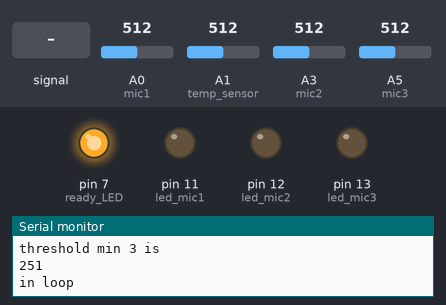
Recording of a sketch running on a simulated Arduino Uno, built with avr-gcc and run on an emulated ATmega328P. Shown: output pins drawn as LEDs (lit = HIGH), the last lines printed to the serial monitor. The inputs (shaded band) are chosen by the test bench; at power-on: A0 (mic1) = 512, A1 (temp_sensor) = 512, A3 (mic2) = 512, A5 (mic3) = 512.

Above: at 3.3 s.
3.4 s: A0 (mic1) fed a 200 Hz sine of ±460 counts around its level
At 4.6 s:
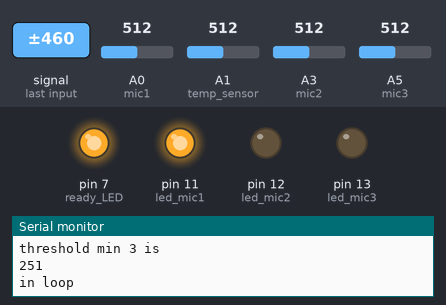
4.9 s: A3 (mic2) fed a 200 Hz sine of ±460 counts around its level
At 5.9 s:
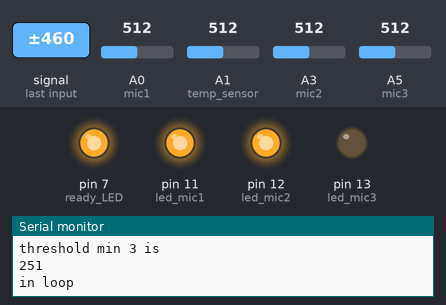
6.4 s: A5 (mic3) fed a 200 Hz sine of ±460 counts around its level
At 7.1 s:
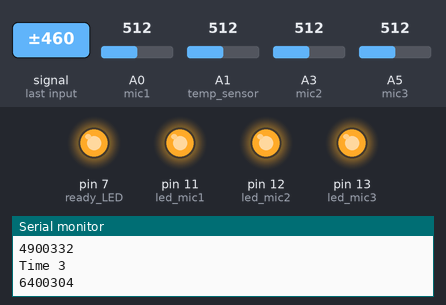
Timing chart, 0 to 9.4 s (numbered marks = the images above; inputs shaded):
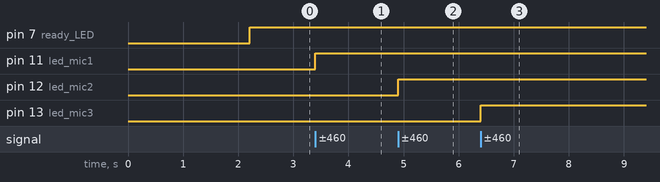

The sketch:

micTimeTest.ino
```cpp
#define cbi(sfr, bit) (_SFR_BYTE(sfr) &= ~_BV(bit))     //included for seting prescale to 16 resulting in 77khz cycle time for ADC conversion
#define sbi(sfr, bit)
///// variables to set thresholds levels
//int Max1 = 0;
//int Max2 = 0;
//int Max3 = 0;
int mic1Arr[10];
int mic2Arr[10];
int mic3Arr[10];
int mic1Val = 0;
int mic2Val = 0;
int mic3Val = 0;
int temperatureArr[10];
float temperatureVal = 0;
int initialVal1 = 0;
int initialVal2 = 0;
int initialVal3 = 0;
///// initializing timing and sampling variables
unsigned long time1 = 0;
unsigned long time2 = 0;
unsigned long time3 = 0;
int mic1 = 0;
int mic2 = 0;
int mic3 = 0;
int doneFlag;
int mic1Flag = 0;
int mic2Flag = 0;
int mic3Flag = 0;
int thresholdMax1 = 0;
int thresholdMax2 = 0;
int thresholdMax3 = 0;
int thresholdMin1 = 0;
int thresholdMin2 = 0;
int thresholdMin3 = 0;
float thresholdSetting = 0;


void setup() {
  // set prescale to 16
  sbi(ADCSRA,ADPS2) ;
  cbi(ADCSRA,ADPS1) ;
  cbi(ADCSRA,ADPS0) ;
  Serial.begin(9600);
  pinMode(A0, INPUT); //mic1
  pinMode(A1, INPUT); //temp sensor
  pinMode(A2, INPUT);
  pinMode(A3, INPUT); //mic2
  pinMode(A5, INPUT); //mic3
  pinMode(7, OUTPUT); //ready LED
  pinMode(11, OUTPUT); //led mic1
  pinMode(12, OUTPUT); //led mic2
  pinMode(13, OUTPUT);//led mic3
//  for (int i=0; i <1000; i++){
//    initialVal1 = analogRead(0);
//    initialVal2 = analogRead(3);
//    initialVal3 = analogRead(5);
//    if (initialVal1 > Max1){
//      Max1 = initialVal1;
//      Serial.println(Max1);
//      Serial.println("max 1");
//    }
//    if (initialVal2 > Max2){
//      Max2 = initialVal2;
//      Serial.println(Max2);
//      Serial.println("max 2");
//    }
//    if (initialVal3 > Max3){
//      Max3 = initialVal3;
//      Serial.println(Max3);
//      Serial.println("max 3");
//    }
//  }
  for(int a = 0; a<10; a++){
    mic1Arr[a] = analogRead(0);
    delay(50);
    }
  for(int b=0 ;b<10; b++){
    mic1Val = mic1Val+mic1Arr[b];
    }
  /////////////////////////////////////////////////////////////fill mic1 array and sum mic1 values to use to calculate average
  for(int c = 0; c<10; c++){
    mic2Arr[c] = analogRead(3);
    delay(50);
    }
  for(int d=0 ;d<10; d++){
    mic2Val = mic2Val + mic2Arr[d];
    }
   /////////////////////////////////////////////////////////////fill mic2 array and sum mic2 values to use to calculate average
  for(int e = 0; e<10; e++){
    mic3Arr[e] = analogRead(5);
    delay(50);
    }
  for(int f=0;f<10; f++){
    mic3Val = mic3Val + mic3Arr[f];
    }
  /////////////////////////////////////////////////////////////fill mic3 array and sum mic3 values to use to calculate average

  for(int x = 0; x<10; x++){
    temperatureArr[x] = analogRead(1);
    delay(50);
    }
  for(int z=0;z<10; z++){
    temperatureVal = temperatureVal+temperatureArr[z];
    }
   /////////////////////////////////////////////////////////////fill Temperature array and sum mic2 values to use to calculate average

temperatureVal = -0.4207*(temperatureVal/10)+160.325; // converts ADC value to degrees celsious by taking average of 10 samples stored in temperatureArr, programed for -10C -> 40C ie ~14F ->104F
thresholdSetting = 0.000978*(analogRead(2))+1.0090; // uses voltage divider to set sensitivity between 1.1-2.0x higher or lower then the threshold
mic1Val = (mic1Val / 10); //average of mic 1 sampling to initialize threshold
mic2Val = (mic2Val / 10); //average of mic 2 sampling to initialize threshold
mic3Val = (mic3Val / 10); //average of mic 3 sampling to initialize threshold
Serial.println(mic1Val);//
Serial.println("///////////////////////////////////////");
Serial.println("sensitivity multiplier is");
Serial.println(thresholdSetting);
Serial.println("temperature is:");
Serial.println(temperatureVal);
thresholdMax1 = mic1Val*thresholdSetting;
thresholdMax2 = mic2Val*thresholdSetting;
thresholdMax3 = mic3Val*thresholdSetting;
thresholdMin1 = (mic1Val-(mic1Val*(thresholdSetting-1)));
thresholdMin2 = (mic2Val-(mic2Val*(thresholdSetting-1)));
thresholdMin3 = (mic3Val-(mic3Val*(thresholdSetting-1)));
Serial.println("threshold max 1 is");
Serial.println(thresholdMax1);
Serial.println("threshold min 1 is");
Serial.println(thresholdMin1);
Serial.println("threshold max 2 is");
Serial.println(thresholdMax2);
Serial.println("threshold min 2 is");
Serial.println(thresholdMin2);
Serial.println("threshold max 3 is");
Serial.println(thresholdMax3);
Serial.println("threshold min 3 is");
Serial.println(thresholdMin3);

}


void loop() {
Serial.println("in loop");
digitalWrite(11, LOW);
digitalWrite(12, LOW);
digitalWrite(13, LOW);
digitalWrite(7, HIGH);
doneFlag = 0;
mic1Flag =0;
mic2Flag =0;
mic3Flag =0;
while(doneFlag != 1){
  if (mic1Flag == 0){
    mic1 = analogRead(0);
    if (mic1 > thresholdMax1 || mic1 < thresholdMin1){
      time1 = micros();
      mic1Flag = 1;
      //Serial.println("flag 1 tripped");
      digitalWrite(11, HIGH);
    }
  }
   if (mic2Flag == 0){
    mic2 = analogRead(3);
    if (mic2 > thresholdMax2 || mic2 < thresholdMin2){
      time2 = micros();
      mic2Flag = 1;
      //Serial.println("flag 2 tripped");
      digitalWrite(12, HIGH);
    }
  }
  if (mic3Flag == 0){
    mic3 = analogRead(5);
    if (mic3 > thresholdMax3 || mic3 < thresholdMin3){
      time3 = micros();
      mic3Flag = 1;
      //Serial.println("flag 3 tripped");
      digitalWrite(13, HIGH);
    }
  }
  if ( mic1Flag == 1 && mic2Flag == 1&& mic3Flag == 1){
    doneFlag = 1;
  }
}
Serial.println("Time 1");
Serial.println(time1);
Serial.println("Time 2");
Serial.println(time2);
Serial.println("Time 3");
Serial.println(time3);
delay(5000);
}
```

Measured:
- after the input at 3.4 s, pin 11 (led_mic1): LOW → HIGH at once
- after the input at 4.9 s, pin 12 (led_mic2): LOW → HIGH at once
- after the input at 6.4 s, pin 13 (led_mic3): LOW → HIGH at once
